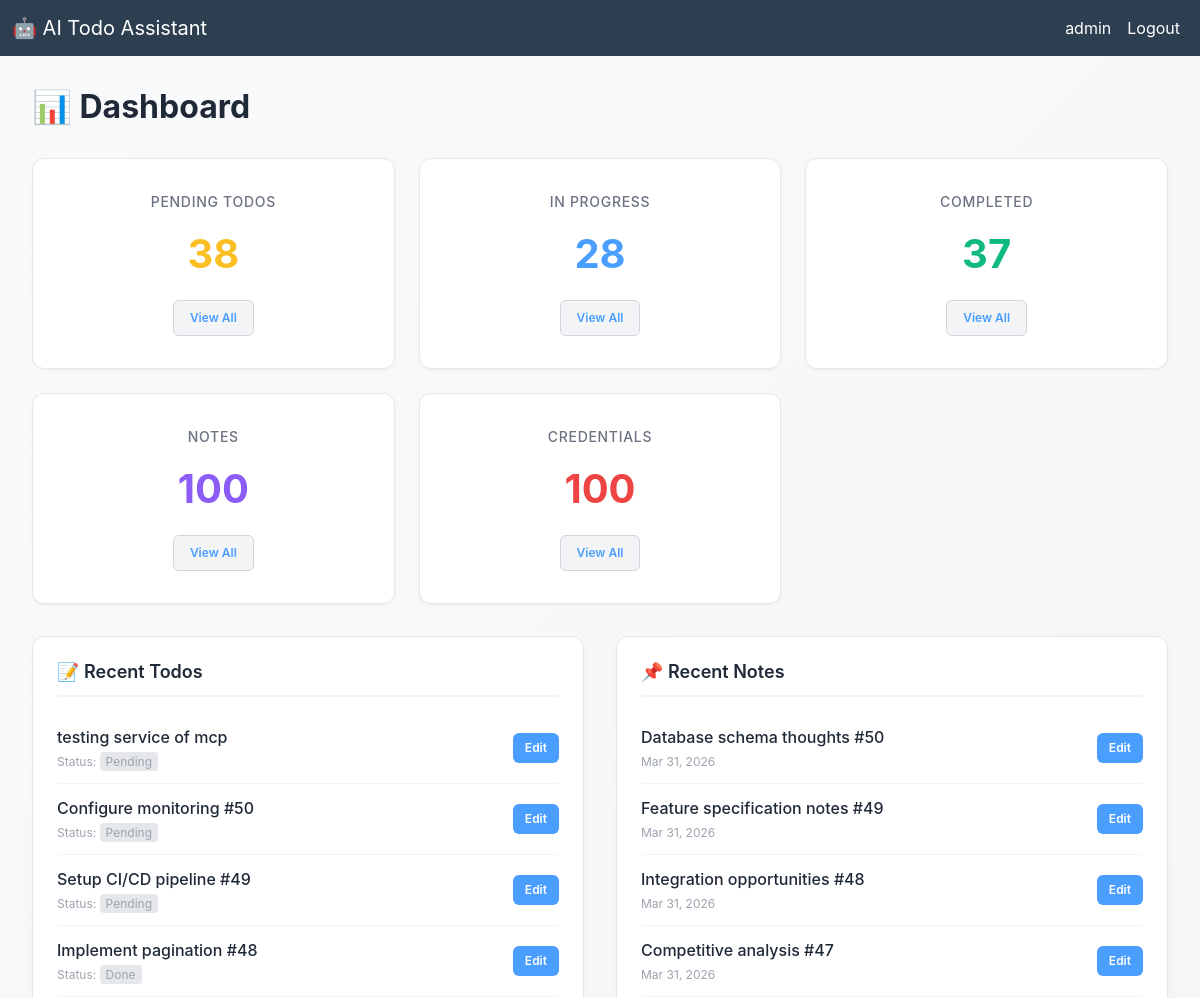
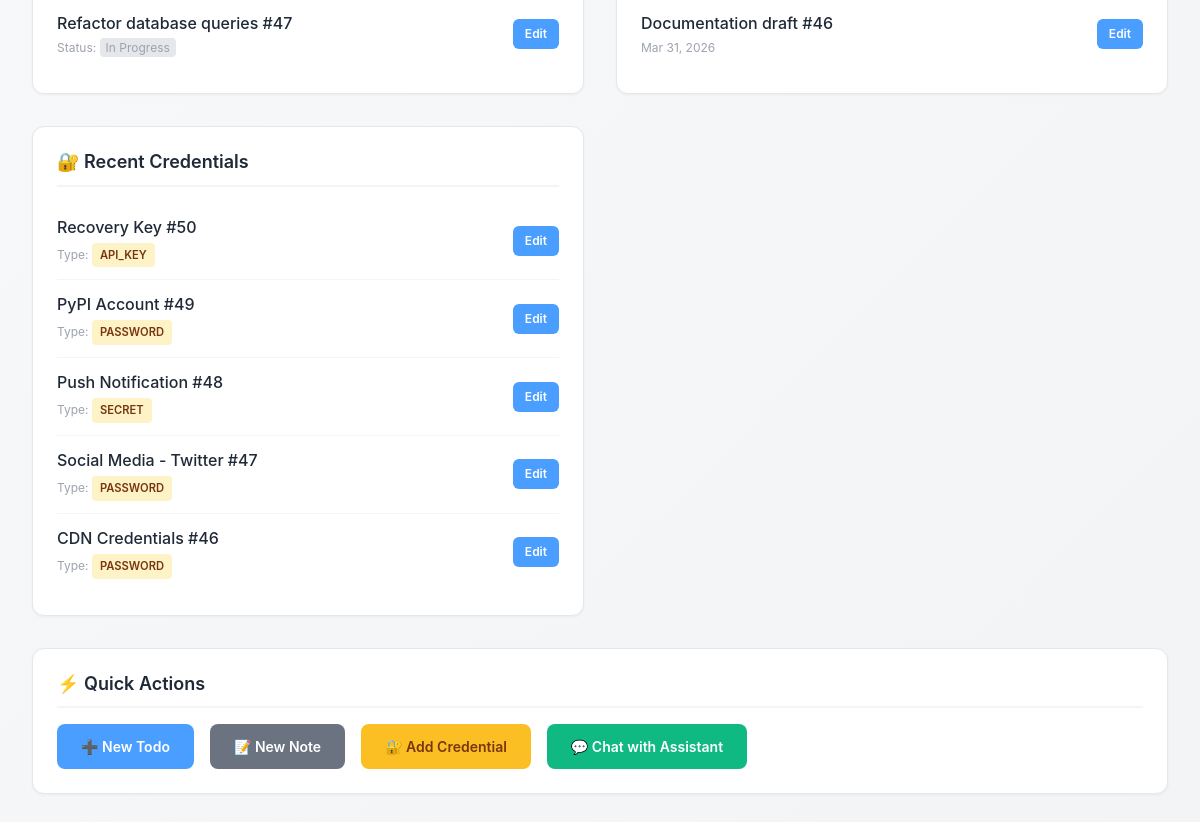
The app's page / (signed in) with its own data (2 pictures, top to bottom).
### assistant/models.py (models this page shows, shortened)
class Todo(models.Model):
    STATUS_CHOICES = [
        ('pending', 'Pending'),
        ('in_progress', 'In Progress'),
        ('done', 'Done'),
    ]
    PRIORITY_CHOICES = [
        ('low', 'Low'),
        ('medium', 'Medium'),
        ('high', 'High'),
    ]
    user = models.ForeignKey(User, on_delete=models.CASCADE, related_name='todos')
    title = models.CharField(max_length=255)
    description = models.TextField(blank=True)
    status = models.CharField(max_length=20, choices=STATUS_CHOICES, default='pending')
    priority = models.CharField(max_length=20, choices=PRIORITY_CHOICES, default='medium')
    due_date = models.DateField(null=True, blank=True)
    created_at = models.DateTimeField(auto_now_add=True)
    updated_at = models.DateTimeField(auto_now=True)
    class Meta:
        ordering = ['-created_at']

class Note(models.Model):
    user = models.ForeignKey(User, on_delete=models.CASCADE, related_name='notes')
    title = models.CharField(max_length=255)
    content = models.TextField()
    created_at = models.DateTimeField(auto_now_add=True)
    updated_at = models.DateTimeField(auto_now=True)
    class Meta:
        ordering = ['-created_at']

class VaultEntry(models.Model):
    CREDENTIAL_TYPES = [
        ('password', 'Password'),
        ('api_key', 'API Key'),
        ('token', 'Token'),
        ('secret', 'Secret'),
        ('other', 'Other'),
    ]
    user = models.ForeignKey(User, on_delete=models.CASCADE, related_name='vault_entries')
    name = models.CharField(max_length=255, default='Unnamed Credential')
    credential_type = models.CharField(max_length=50, choices=CREDENTIAL_TYPES, default='password')
    label = models.CharField(max_length=255, blank=True)
    email_encrypted = models.TextField(blank=True, default='')
    password_encrypted = models.TextField(blank=True, default='')
    created_at = models.DateTimeField(auto_now_add=True)
    updated_at = models.DateTimeField(auto_now=True)
    class Meta:
        ordering = ['-created_at']

### assistant/views.py (the view)
# urls.py: path('', views.dashboard, name='dashboard'),
@login_required
def dashboard(request):
    user = request.user
    pending_todos = Todo.objects.filter(user=user, status='pending').count()
    in_progress_todos = Todo.objects.filter(user=user, status='in_progress').count()
    completed_todos = Todo.objects.filter(user=user, status='done').count()
    total_notes = Note.objects.filter(user=user).count()
    total_credentials = VaultEntry.objects.filter(user=user).count()
    recent_todos = Todo.objects.filter(user=user).order_by('-created_at')[:5]
    recent_notes = Note.objects.filter(user=user).order_by('-created_at')[:5]
    recent_credentials = VaultEntry.objects.filter(user=user).order_by('-created_at')[:5]
    context = {
        'pending_todos': pending_todos,
        'in_progress_todos': in_progress_todos,
        'completed_todos': completed_todos,
        'total_notes': total_notes,
        'total_credentials': total_credentials,
        'recent_todos': recent_todos,
        'recent_notes': recent_notes,
        'recent_credentials': recent_credentials,
    }
    return render(request, 'assistant/dashboard.html', context)

### templates/assistant/dashboard.html (shortened to what this page needs)
{% extends 'base.html' %}
{% block content %}
<div class="dashboard-container">
    <h2 class="page-title">📊 Dashboard</h2>
    <div class="stats-grid">
        <div class="stat-card pending">
            <div class="stat-label">Pending Todos</div>
            <div class="stat-number">{{ pending_todos }}</div>
            <a href="{% url 'todos_list' %}?status=pending" class="view-btn">View All</a>
        </div>
        <div class="stat-card in-progress">
            <div class="stat-label">In Progress</div>
            <div class="stat-number">{{ in_progress_todos }}</div>
            <a href="{% url 'todos_list' %}?status=in_progress" class="view-btn">View All</a>
        </div>
        <div class="stat-card completed">
            <div class="stat-label">Completed</div>
            <div class="stat-number">{{ completed_todos }}</div>
            <a href="{% url 'todos_list' %}?status=done" class="view-btn">View All</a>
        </div>
        <div class="stat-card notes">
            <div class="stat-label">Notes</div>
            <div class="stat-number">{{ total_notes }}</div>
            <a href="{% url 'notes_list' %}" class="view-btn">View All</a>
        </div>
        <div class="stat-card credentials">
            <div class="stat-label">Credentials</div>
            <div class="stat-number">{{ total_credentials }}</div>
            <a href="{% url 'vault_list' %}" class="view-btn">View All</a>
        </div>
    </div>
    <div class="content-grid">
        <div class="content-section">
            <h3 class="section-title">📝 Recent Todos</h3>
            {% if recent_todos %}
                <div class="todos-list">
                    {% for todo in recent_todos %}
                        <div class="todo-item">
                            <div>
                                <div class="item-title">{{ todo.title }}</div>
                                <div class="item-meta">
                                    Status: <span class="status-badge">{{ todo.get_status_display }}</span>
                                </div>
                            </div>
                            <a href="{% url 'todo_edit' todo.pk %}" class="edit-btn">Edit</a>
                        </div>
                    {% endfor %}
                </div>
            {% else %}
                <div class="empty-state">
                    <div class="empty-state-text">No todos yet.</div>
                    <a href="{% url 'todo_create' %}" class="create-link">Create one</a>
                </div>
            {% endif %}
        </div>
        <div class="content-section">
            <h3 class="section-title">📌 Recent Notes</h3>
            {% if recent_notes %}
                <div class="notes-list">
                    {% for note in recent_notes %}
                        <div class="note-item">
                            <div>
                                <div class="item-title">{{ note.title }}</div>
                                <div class="item-meta">{{ note.created_at|date:"M d, Y" }}</div>
                            </div>
                            <a href="{% url 'note_edit' note.pk %}" class="edit-btn">Edit</a>
                        </div>
                    {% endfor %}
                </div>
            {% else %}
                <div class="empty-state">
                    <div class="empty-state-text">No notes yet.</div>
                    <a href="{% url 'note_create' %}" class="create-link">Create one</a>
                </div>
            {% endif %}
        </div>
        <div class="content-section">
            <h3 class="section-title">🔐 Recent Credentials</h3>
            {% if recent_credentials %}
                <div class="credentials-list">
                    {% for credential in recent_credentials %}
                        <div class="credential-item">
                            <div>
                                <div class="item-title">{{ credential.name }}</div>
                                <div class="item-meta">
                                    Type: <span class="credential-type">{{ credential.credential_type }}</span>
                                </div>
                            </div>
                            <a href="{% url 'vault_detail' credential.pk %}" class="edit-btn">Edit</a>
                        </div>
                    {% endfor %}
                </div>
            {% else %}
                <div class="empty-state">
                    <div class="empty-state-text">No credentials yet.</div>
                    <a href="{% url 'vault_create' %}" class="create-link">Add one</a>
                </div>
            {% endif %}
        </div>
    </div>
    <div class="quick-actions">
        <h3 class="section-title">⚡ Quick Actions</h3>
        <div class="action-buttons">
            <a href="{% url 'todo_create' %}" class="action-btn btn-primary">➕ New Todo</a>
            <a href="{% url 'note_create' %}" class="action-btn btn-secondary">📝 New Note</a>
            <a href="{% url 'vault_create' %}" class="action-btn btn-warning">🔐 Add Credential</a>
            <a href="{% url 'chat' %}" class="action-btn btn-info">💬 Chat with Assistant</a>
        </div>
    </div>
</div>
{% endblock %}

### templates/base.html (shortened to what this page needs)
<!DOCTYPE html>
<html lang="en">
<head>
    <link href="https://cdn.jsdelivr.net/npm/bootstrap@5.1.3/dist/css/bootstrap.min.css" rel="stylesheet">
</head>
<body>
<nav class="navbar navbar-expand-lg navbar-dark">
    <div class="container-fluid">
        <a class="navbar-brand" href="{% url 'dashboard' %}">🤖 AI Todo Assistant</a>
        <div class="collapse navbar-collapse">
            <ul class="navbar-nav ms-auto">
                {% if user.is_authenticated %}
                    <li class="nav-item">
                        <span class="nav-link">{{ user.username }}</span>
                    </li>
                    <li class="nav-item">
                        <a class="nav-link" href="{% url 'logout' %}">Logout</a>
                    </li>
                {% endif %}
            </ul>
        </div>
    </div>
</nav>
<div class="container-fluid">
<div class="row">
    {% block content %}{% endblock %}
</div>
</div>
</body>
</html>

### templates/base.html (style rules this page uses)
body { background-color: #f8f9fa; }
.navbar { background-color: #2c3e50; }
.navbar-brand, .nav-link { color: white !important; }
.btn-primary { background-color: #3498db; border-color: #3498db; }

### templates/assistant/dashboard.html (style rules this page uses)
* { margin: 0; padding: 0; box-sizing: border-box; }
body { font-family: -apple-system, BlinkMacSystemFont, 'Segoe UI', Roboto, Oxygen, Ubuntu, Cantarell, sans-serif; background: linear-gradient(135deg, #f9fafb 0%, #f3f4f6 100%); color: #1f2937; }
.dashboard-container { max-width: 1400px; margin: 0 auto; padding: 2rem; }
.page-title { font-size: 2rem; font-weight: 700; margin-bottom: 2rem; color: #1f2937; }
.stats-grid { display: grid; grid-template-columns: repeat(auto-fit, minmax(280px, 1fr)); gap: 1.5rem; margin-bottom: 2rem; }
.stat-card { background: white; border-radius: 0.75rem; padding: 2rem; box-shadow: 0 1px 3px rgba(0, 0, 0, 0.05); border: 1px solid #e5e7eb; transition: all 0.3s ease; text-align: center; }
.stat-label { font-size: 0.875rem; color: #6b7280; font-weight: 500; margin-bottom: 0.75rem; text-transform: uppercase; letter-spacing: 0.05em; }
.stat-number { font-size: 2.5rem; font-weight: 700; margin-bottom: 1rem; }
.stat-card.pending .stat-number { color: #fbbf24; }
.stat-card.in-progress .stat-number { color: #4a9eff; }
.stat-card.completed .stat-number { color: #10b981; }
.stat-card.notes .stat-number { color: #8b5cf6; }
.stat-card.credentials .stat-number { color: #ef4444; }
.view-btn { padding: 0.5rem 1rem; background: #f3f4f6; color: #4a9eff; border: 1px solid #d1d5db; border-radius: 0.375rem; cursor: pointer; font-size: 0.75rem; font-weight: 600; transition: all 0.3s ease; text-decoration: none; display: inline-block; }
.content-grid { display: grid; grid-template-columns: repeat(auto-fit, minmax(400px, 1fr)); gap: 2rem; margin-bottom: 2rem; }
.content-section { background: white; border-radius: 0.75rem; padding: 1.5rem; box-shadow: 0 1px 3px rgba(0, 0, 0, 0.05); border: 1px solid #e5e7eb; }
.section-title { font-size: 1.125rem; font-weight: 600; color: #1f2937; margin-bottom: 1rem; padding-bottom: 0.75rem; border-bottom: 2px solid #f3f4f6; }
.todos-list, .notes-list, .credentials-list { list-style: none; }
.todo-item, .note-item, .credential-item { padding: 0.75rem 0; border-bottom: 1px solid #f3f4f6; display: flex; justify-content: space-between; align-items: center; }
.todo-item:last-child, .note-item:last-child, .credential-item:last-child { border-bottom: none; }
.item-title { font-weight: 500; color: #1f2937; }
.item-meta { font-size: 0.75rem; color: #9ca3af; margin-top: 0.25rem; }
.credential-type { display: inline-block; background: #fef3c7; color: #78350f; padding: 0.25rem 0.5rem; border-radius: 0.25rem; font-size: 0.7rem; font-weight: 600; text-transform: uppercase; }
.status-badge { background: #e5e7eb; padding: 0.125rem 0.375rem; border-radius: 0.25rem; font-size: 0.75rem; }
.edit-btn { padding: 0.375rem 0.75rem; background: #4a9eff; color: white; border: none; border-radius: 0.375rem; cursor: pointer; font-size: 0.75rem; font-weight: 600; text-decoration: none; transition: all 0.3s ease; display: inline-block; }
.quick-actions { background: white; border-radius: 0.75rem; padding: 1.5rem; box-shadow: 0 1px 3px rgba(0, 0, 0, 0.05); border: 1px solid #e5e7eb; }
.action-buttons { display: flex; flex-wrap: wrap; gap: 1rem; }
.action-btn { padding: 0.75rem 1.5rem; border: none; border-radius: 0.5rem; font-size: 0.875rem; font-weight: 600; cursor: pointer; transition: all 0.3s ease; display: inline-flex; align-items: center; gap: 0.5rem; text-decoration: none; }
.btn-primary { background: #4a9eff; color: white; }
.btn-secondary { background: #6b7280; color: white; }
.btn-warning { background: #fbbf24; color: #78350f; }
.btn-info { background: #10b981; color: white; }

### records on screen
Todo: title "testing service of mcp", status "Pending"
Todo: title "Configure monitoring #50", status "Pending"
Todo: title "Setup CI/CD pipeline #49", status "Pending"
Todo: title "Implement pagination #48", status "Done"
Todo: title "Refactor database queries #47", status "In Progress"
Note: title "Database schema thoughts #50", created_at "Mar 31, 2026"
Note: title "Feature specification notes #49", created_at "Mar 31, 2026"
Note: title "Integration opportunities #48", created_at "Mar 31, 2026"
Note: title "Competitive analysis #47", created_at "Mar 31, 2026"
Note: title "Documentation draft #46", created_at "Mar 31, 2026"
VaultEntry: name "Recovery Key #50", credential_type "API_KEY"
VaultEntry: name "PyPI Account #49", credential_type "PASSWORD"
VaultEntry: name "Push Notification #48", credential_type "SECRET"
VaultEntry: name "Social Media - Twitter #47", credential_type "PASSWORD"
VaultEntry: name "CDN Credentials #46", credential_type "PASSWORD"

### other values on screen
{{ user.username }} "admin"
{{ pending_todos }} "38"
{{ in_progress_todos }} "28"
{{ completed_todos }} "37"
{{ total_notes }} "100"
{{ total_credentials }} "100"
